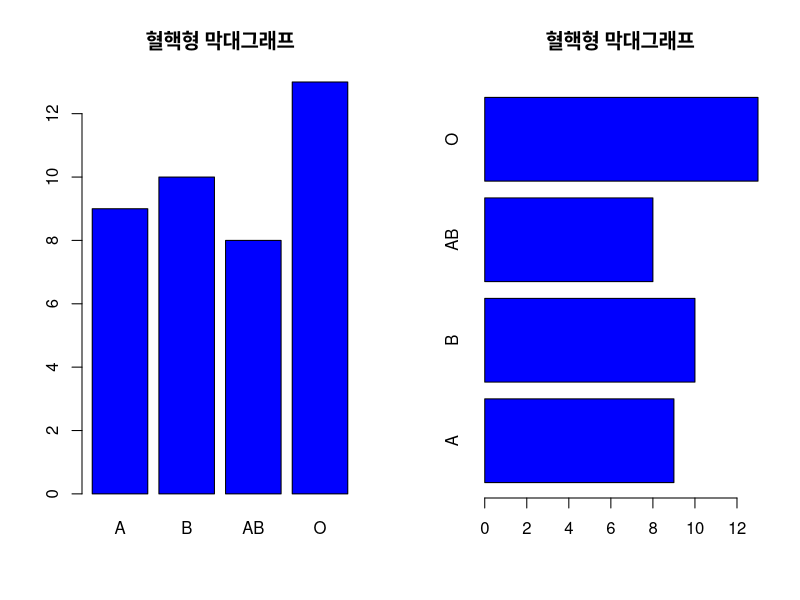
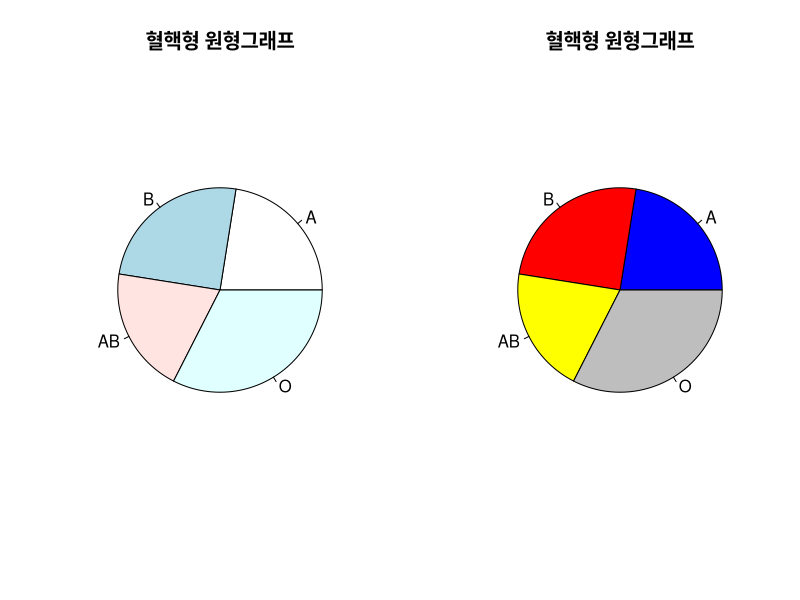

Generate these figures, in order, with R:
blood <- c(9, 10, 8, 13)    #혈핵형 빈도
names(blood) <- c("A", "B", "AB", "O")  #라벨링
blood
prop.table(blood)       #상대도수 분포표

#막대그래프
x11()
par(mfrow = c(1, 2))    #그림화면에 1*2(2개)의 그래프를 나타냄
barplot(blood, col = "blue", main = "혈핵형 막대그래프")            #수직 막대 그래프
barplot(blood, horiz = T, col = "blue", main = "혈핵형 막대그래프")   #수평 막대 그래프

#원형그래프
x11()
par(mfrow = c(1, 2))
pie(blood, main="혈핵형 원형그래프")
#원형그래프 색 지정
slices = c("blue", "red", "yellow", "grey")
pie(blood, col=slices,main="혈핵형 원형그래프")
